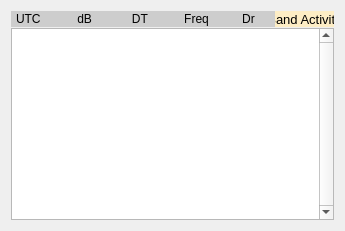
      <widget class="QWidget" name="layoutWidget">
       <layout class="QVBoxLayout" name="verticalLayout_7" stretch="0,0">
        <property name="spacing">
         <number>1</number>
        </property>
        <item>
         <layout class="QHBoxLayout" name="horizontalLayout_10" stretch="9,2">
          <property name="spacing">
           <number>0</number>
          </property>
          <item>
           <widget class="QLabel" name="decodedTextLabel">
            <property name="sizePolicy">
             <sizepolicy hsizetype="Expanding" vsizetype="Fixed">
              <horstretch>0</horstretch>
              <verstretch>0</verstretch>
             </sizepolicy>
            </property>
            <property name="minimumSize">
             <size>
              <width>225</width>
              <height>16</height>
             </size>
            </property>
            <property name="maximumSize">
             <size>
              <width>1000</width>
              <height>16</height>
             </size>
            </property>
            <property name="palette">
             <palette>
              <active>
               <colorrole role="Base">
                <brush brushstyle="SolidPattern">
                 <color alpha="255">
                  <red>252</red>
                  <green>252</green>
                  <blue>252</blue>
                 </color>
                </brush>
               </colorrole>
               <colorrole role="Window">
                <brush brushstyle="SolidPattern">
                 <color alpha="255">
                  <red>205</red>
                  <green>205</green>
                  <blue>205</blue>
                 </color>
                </brush>
               </colorrole>
              </active>
              <inactive>
               <colorrole role="Base">
                <brush brushstyle="SolidPattern">
                 <color alpha="255">
                  <red>252</red>
                  <green>252</green>
                  <blue>252</blue>
                 </color>
                </brush>
               </colorrole>
               <colorrole role="Window">
                <brush brushstyle="SolidPattern">
                 <color alpha="255">
                  <red>205</red>
                  <green>205</green>
                  <blue>205</blue>
                 </color>
                </brush>
               </colorrole>
              </inactive>
              <disabled>
               <colorrole role="Base">
                <brush brushstyle="SolidPattern">
                 <color alpha="255">
                  <red>205</red>
                  <green>205</green>
                  <blue>205</blue>
                 </color>
                </brush>
               </colorrole>
               <colorrole role="Window">
                <brush brushstyle="SolidPattern">
                 <color alpha="255">
                  <red>205</red>
                  <green>205</green>
                  <blue>205</blue>
                 </color>
                </brush>
               </colorrole>
              </disabled>
             </palette>
            </property>
            <property name="toolTip">
             <string>&lt;html&gt;&lt;head/&gt;&lt;body&gt;&lt;p&gt;Avg: accumulated average DT of decoded signals on current band.&lt;/p&gt;&lt;p&gt;Lag: it is decoder lag calculated relatively to beginning of next interval, negative values mean there is spare time available to increase decoding depth, positive values is decoder's lag into TX or next interval meaning there may be no enough CPU resources for selected decoding depth to provide reliable signal transmission.&lt;/p&gt;&lt;p&gt;&lt;/p&gt;&lt;p&gt;Lag depends on CPU performance, noise conditions, band fullness and other programs using computer, it can be decreased by reducing waterfall bandwidth. If Lag is constantly negative then CPU handling well interval decoding and you can try to make decoding more aggressive to get more decodes.&lt;/p&gt;&lt;p&gt;FT8: if Lag is 0 .. 0.4 then you can still use Autoseq 3/7 (autoselect will trigger change of TX message early enough to transmit full message). If Lag &gt; 0.4 then you should try to decrease decoding aggressivity. If still Lag &gt; 0.4 then Autoseq 2/6 should be used as responding to incoming call will be partially damaged at transmission in AutoSeq 3/7. If constantly Lag  &gt; 2 then your CPU is unsuitable to operate in FT8 with current decoder settings. Sure You can monitor as SWL.&lt;/p&gt;&lt;p&gt;/xx: number of decoded messages in last interval.&lt;/p&gt;&lt;/body&gt;&lt;/html&gt;</string>
            </property>
            <property name="autoFillBackground">
             <bool>true</bool>
            </property>
            <property name="text">
             <string>UTC           dB            DT           Freq          Dr </string>
            </property>
            <property name="textFormat">
             <enum>Qt::PlainText</enum>
            </property>
            <property name="indent">
             <number>5</number>
            </property>
           </widget>
          </item>
          <item>
           <widget class="QLabel" name="label_6">
            <property name="sizePolicy">
             <sizepolicy hsizetype="Expanding" vsizetype="Fixed">
              <horstretch>0</horstretch>
              <verstretch>0</verstretch>
             </sizepolicy>
            </property>
            <property name="minimumSize">
             <size>
              <width>30</width>
              <height>16</height>
             </size>
            </property>
            <property name="maximumSize">
             <size>
              <width>500</width>
              <height>16</height>
             </size>
            </property>
            <property name="palette">
             <palette>
              <active>
               <colorrole role="Window">
                <brush brushstyle="SolidPattern">
                 <color alpha="255">
                  <red>253</red>
                  <green>237</green>
                  <blue>197</blue>
                 </color>
                </brush>
               </colorrole>
              </active>
              <inactive>
               <colorrole role="Window">
                <brush brushstyle="SolidPattern">
                 <color alpha="255">
                  <red>253</red>
                  <green>237</green>
                  <blue>197</blue>
                 </color>
                </brush>
               </colorrole>
              </inactive>
              <disabled>
               <colorrole role="Window">
                <brush brushstyle="SolidPattern">
                 <color alpha="255">
                  <red>253</red>
                  <green>237</green>
                  <blue>197</blue>
                 </color>
                </brush>
               </colorrole>
              </disabled>
             </palette>
            </property>
            <property name="font">
             <font>
              <pointsize>10</pointsize>
              <bold>false</bold>
             </font>
            </property>
            <property name="toolTip">
             <string>&lt;html&gt;&lt;head/&gt;&lt;body&gt;&lt;p&gt;Lost audio blocks. FT8 15sec interval has 52 blocks of audio data, where decoder being triggered if audio data reached 51 blocks in 'SWL/late strat of decoder' modes or 50 blocks otherwise. Under Windows OS there were multiple reports audio data being lost, for Windows OS there is workaround implemented to start FT8 decoder if there at least 46 out of 52 audio blocks received. Lost audio blocks notification lets user know there is something wrong in the setup.&lt;/p&gt;&lt;/body&gt;&lt;/html&gt;</string>
            </property>
            <property name="autoFillBackground">
             <bool>true</bool>
            </property>
            <property name="text">
             <string>Band Activity</string>
            </property>
            <property name="alignment">
             <set>Qt::AlignCenter</set>
            </property>
           </widget>
          </item>
         </layout>
        </item>
        <item>
         <widget class="DisplayText" name="decodedTextBrowser">
          <property name="sizePolicy">
           <sizepolicy hsizetype="Expanding" vsizetype="Expanding">
            <horstretch>0</horstretch>
            <verstretch>10</verstretch>
           </sizepolicy>
          </property>
          <property name="minimumSize">
           <size>
            <width>200</width>
            <height>100</height>
           </size>
          </property>
          <property name="frameShape">
           <enum>QFrame::StyledPanel</enum>
          </property>
          <property name="verticalScrollBarPolicy">
           <enum>Qt::ScrollBarAlwaysOn</enum>
          </property>
          <property name="horizontalScrollBarPolicy">
           <enum>Qt::ScrollBarAsNeeded</enum>
          </property>
          <property name="lineWrapMode">
           <enum>QTextEdit::WidgetWidth</enum>
          </property>
          <property name="cursorWidth">
           <number>0</number>
          </property>
          <property name="textInteractionFlags">
           <set>Qt::TextSelectableByKeyboard|Qt::TextSelectableByMouse</set>
          </property>
         </widget>
        </item>
       </layout>
      </widget>
